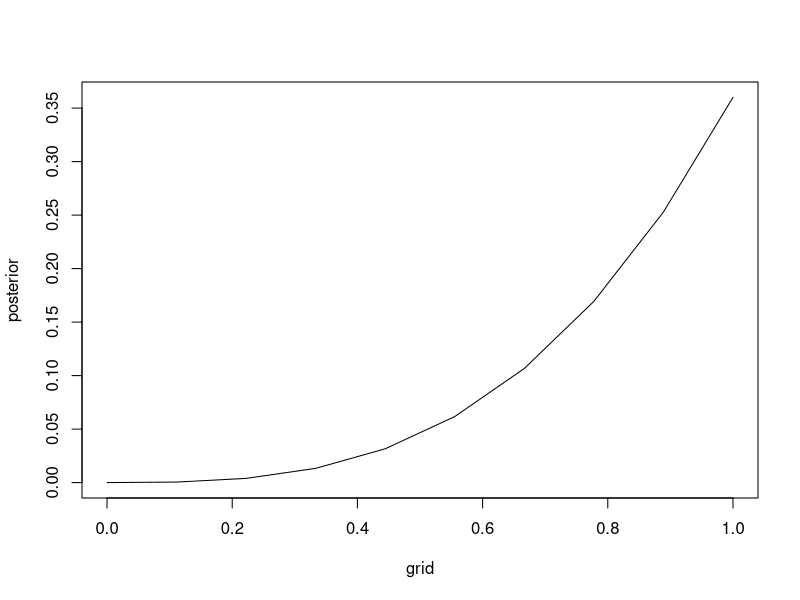
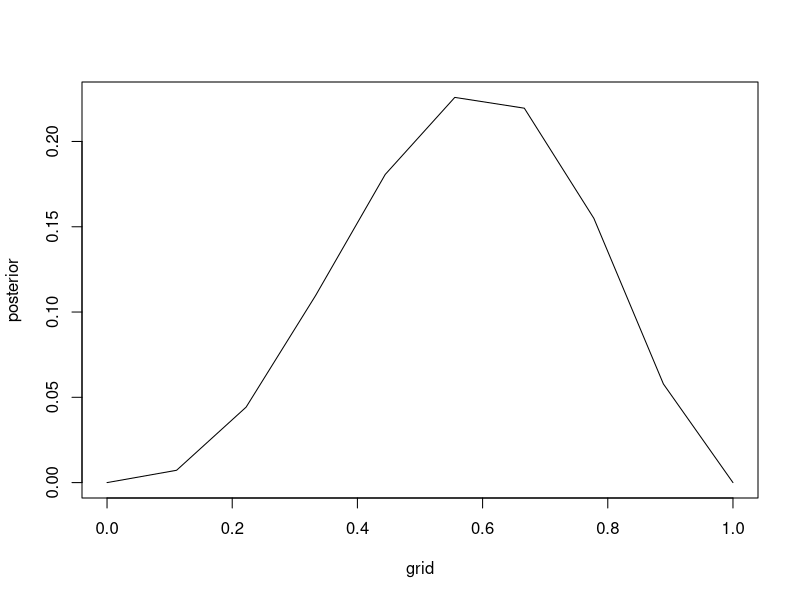
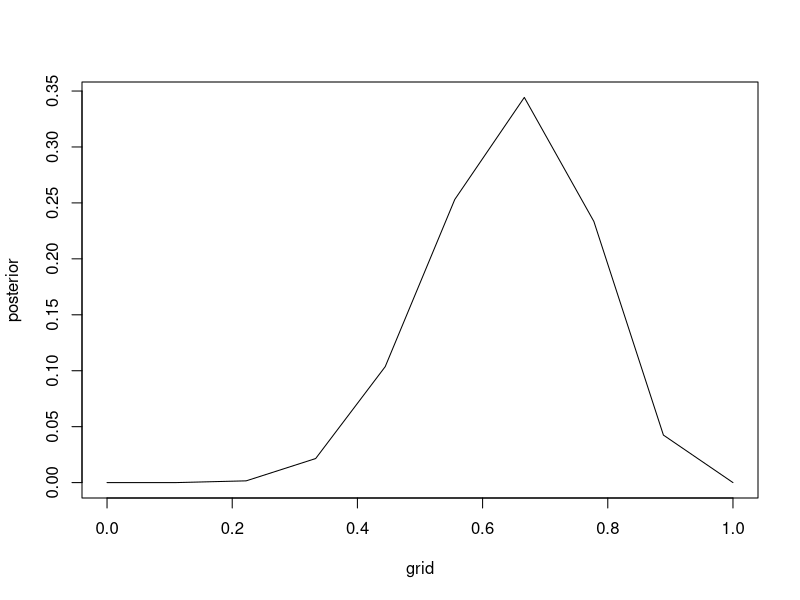

The R script that drew these images, in order: (Note: this script raises an error after producing the figures.)
## ---- chunk 1
###M1.1
length <- 10
# 1 define the grid
grid<-seq(from = 0, to = 1, length.out = length)
#2. Compute the prior for each parameter value on the grid
prior  <-  rep(1, length)
#3. Compute the likelihood for each parameter value on the grid for the observed 
likelihood  <-  dbinom(3, size = 3, prob = grid)
# 4. Multiply the prior by the likelihood
# 5. Divide by the sum of all values
posterior <- prior * likelihood / sum(prior * likelihood)
plot(grid, posterior, type = "l")
## ---- chunk 2
###M1.1
length <- 10
# 1 define the grid
grid<-seq(from = 0, to = 1, length.out = length)
#2. Compute the prior for each parameter value on the grid
prior  <-  rep(1, length)
#3. Compute the likelihood for each parameter value on the grid for the observed 
likelihood  <-  dbinom(3, size = 5, prob = grid)
# 4. Multiply the prior by the likelihood
# 5. Divide by the sum of all values
posterior <- prior * likelihood / sum(prior * likelihood)
plot(grid, posterior, type = "l")
## ---- chunk 3
###M1.1
length <- 10
# 1 define the grid
grid<-seq(from = 0, to = 1, length.out = length)
#2. Compute the prior for each parameter value on the grid
prior  <-  rep(1, length)
#3. Compute the likelihood for each parameter value on the grid for the observed 
likelihood  <-  dbinom(8, size = 12, prob = grid)
# 4. Multiply the prior by the likelihood
# 5. Divide by the sum of all values
posterior <- prior * likelihood / sum(prior * likelihood)
plot(grid, posterior, type = "l")
## ---- chunk 4
###M2.1
length <- 10
# 1 define the grid
grid<-seq(from = 0, to = 1, length.out = length)
#2. Compute the prior for each parameter value on the grid
prior  <-  c(0,0,0,0,0, 2, 2, 2, 2, 2)

prior<-ifelse(gride<0.5, 0, 2)
#3. Compute the likelihood for each parameter value on the grid for the observed 
likelihood  <-  dbinom(8, size = 12, prob = grid)
# 4. Multiply the prior by the likelihood
# 5. Divide by the sum of all values
posterior <- prior * likelihood / sum(prior * likelihood)
plot(grid, posterior, type = "l")
## ---- chunk 5
###M3.1
length <- 10
# 1 define the grid
grid<-seq(from = 0, to = 1, length.out = length)
#2. Compute the prior for each parameter value on the grid
prior  <-  c(0,0,0,0,0, 0,0,0,0, 10)

prior<-ifelse(gride<0.5, 0, 2)
#3. Compute the likelihood for each parameter value on the grid for the observed 
likelihood  <-  dbinom(8, size = 12, prob = grid)
# 4. Multiply the prior by the likelihood
# 5. Divide by the sum of all values
posterior <- prior * likelihood / sum(prior * likelihood)
plot(grid, posterior, type = "l")
